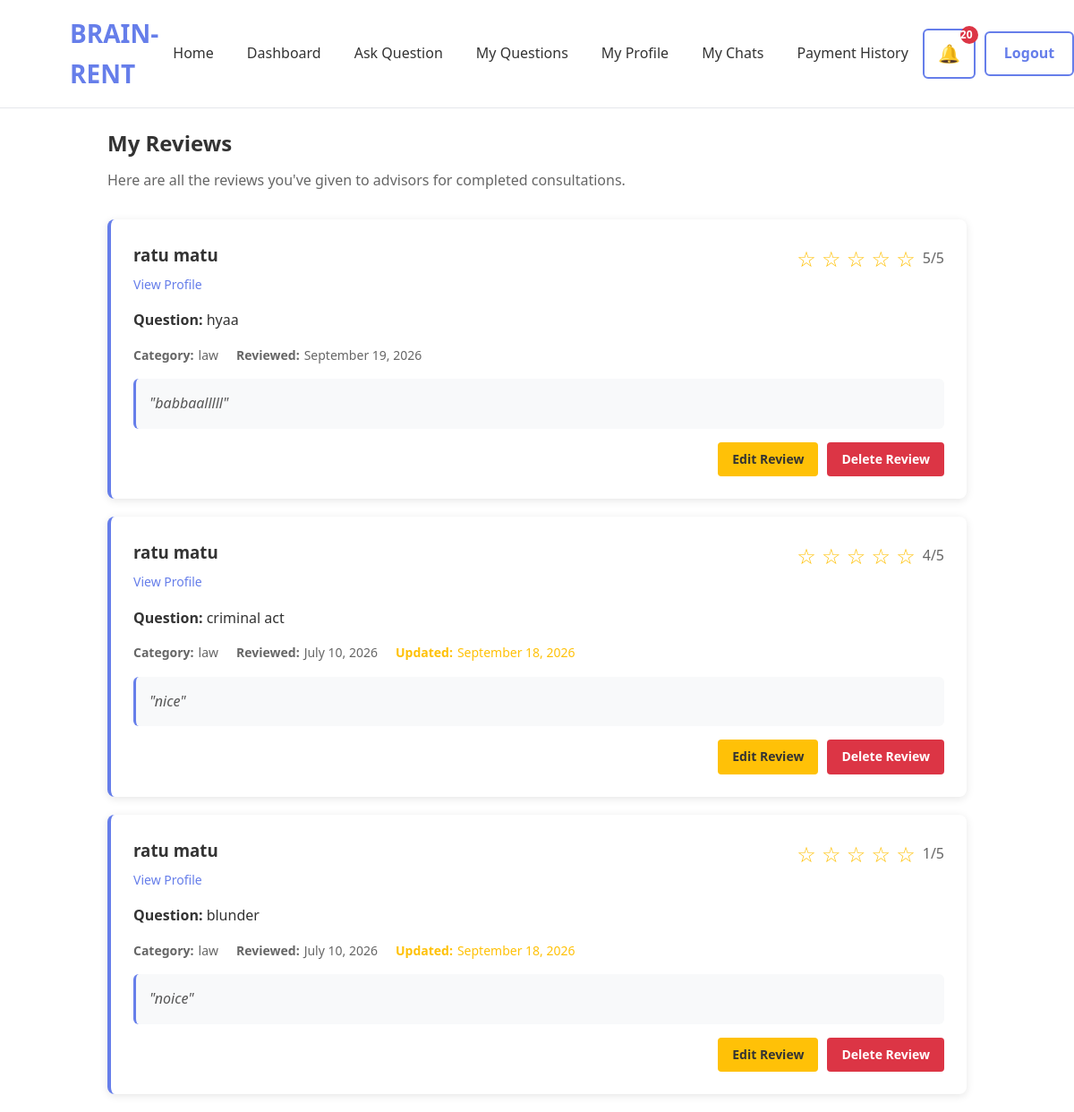
Page /my-reviews/ (signed in) on the committed database.
### review/models.py (models this page shows, shortened)
class Review(models.Model):
    question = models.OneToOneField(
        Question,
        on_delete=models.CASCADE,
        related_name="review",
    )
    advisor = models.ForeignKey(
        AdvisorProfile,
        on_delete=models.CASCADE,
        related_name="reviews",
    )
    questioner = models.ForeignKey(
        settings.AUTH_USER_MODEL,
        on_delete=models.CASCADE,
        related_name="reviews_given",
    )
    rating = models.PositiveSmallIntegerField()
    comment = models.TextField(
        blank=True
    )
    created_at = models.DateTimeField(
        auto_now_add=True
    )
    updated_at = models.DateTimeField(
        auto_now=True
    )

### advisor/models.py (models this page shows, shortened)
class AdvisorProfile(models.Model):
    STATUS_CHOICES = [
        ("pending", "Pending"),
        ("under_review", "Under Review"),
        ("approved", "Approved"),
        ("rejected", "Rejected"),
        ("suspended", "Suspended"),
    ]
    user = models.OneToOneField(
        settings.AUTH_USER_MODEL,
        on_delete=models.CASCADE
    )
    bio = models.TextField()
    expertise = models.ManyToManyField(
    "question.Category",
    related_name="advisors"
 )
    experience = models.PositiveIntegerField(
        help_text="Years of experience"
    )
    consultation_rate = models.DecimalField(
        max_digits=10,
        decimal_places=2,
        default=0.00,
        help_text="Consultation rate per session in NPR"
    )
    verification_status = models.CharField(
        max_length=20,
        choices=STATUS_CHOICES,
        default="pending"
    )

### accounts/models.py (models this page shows, shortened)
class CustomUser(AbstractUser):
    ROLE_CHOICES = [
        ("questioner", "Questioner"),
        ("advisor", "Advisor"),
    ]
    role = models.CharField(
    max_length=20,
    choices=ROLE_CHOICES,
    default="questioner"
 )
    phone_number = models.CharField(
        max_length=15,
        blank=True
    )
    profile_picture = models.ImageField(
        upload_to="profile_pictures/",
        blank=True,
        null=True
    )
    created_at = models.DateTimeField(
        auto_now_add=True
    )
    updated_at = models.DateTimeField(
        auto_now=True
    )

### question/models.py (models this page shows, shortened)
class Question(models.Model):
    STATUS_CHOICES = [
        ("pending", "Pending"),
        ("accepted", "Accepted"),
        ("completed", "Completed"),
        ("cancelled", "Cancelled"),
    ]
    questioner = models.ForeignKey(
        settings.AUTH_USER_MODEL,
        on_delete=models.CASCADE,
        related_name="questions"
    )
    category = models.ForeignKey(
        Category,
        on_delete=models.CASCADE,
        related_name="questions"
    )
    title = models.CharField(
        max_length=200
    )
    description = models.TextField()
    status = models.CharField(
        max_length=20,
        choices=STATUS_CHOICES,
        default="pending"
    )
    created_at = models.DateTimeField(
        auto_now_add=True
    )

class Category(models.Model):
    name = models.CharField(
        max_length=100,
        unique=True
    )
    description = models.TextField(
        blank=True
    )
    icon = models.ImageField(
        upload_to="category_icons/",
        blank=True,
        null=True
    )

### review/views.py (the view)
@login_required
def my_reviews(request):
    if request.user.role != "questioner":
        return HttpResponseForbidden("Access Denied")
    reviews = Review.objects.filter(
        questioner=request.user
    ).select_related(
        'advisor',
        'advisor__user',
        'question',
        'question__category'
    ).order_by('-created_at')
    return render(
        request,
        'review/my_reviews.html',
        {
            'reviews': reviews,
        }
    )

### templates/review/my_reviews.html (shortened to what this page needs)
{% extends "base.html" %}
{% block content %}
<section class="my-reviews-section">
    <h1>My Reviews</h1>
    <p class="reviews-intro">
        Here are all the reviews you've given to advisors for completed consultations.
    </p>
    {% if reviews %}
        <div class="reviews-list">
            {% for review in reviews %}
                <div class="review-card">
                    <div class="review-header">
                        <div class="advisor-info">
                            <h3>{{ review.advisor.user.get_full_name|default:review.advisor.user.username }}</h3>
                            <a href="{% url 'advisor_profile_view' review.advisor.id %}" class="view-profile-link">
                                View Profile
                            </a>
                        </div>
                        <div class="review-rating">
                            {% for i in "12345" %}
                                {% if i <= review.rating %}⭐{% else %}☆{% endif %}
                            {% endfor %}
                            <span class="rating-number">{{ review.rating }}/5</span>
                        </div>
                    </div>
                    <div class="review-question">
                        <strong>Question:</strong> {{ review.question.title }}
                    </div>
                    <div class="review-meta">
                        <span class="category">
                            <strong>Category:</strong> {{ review.question.category.name }}
                        </span>
                        <span class="date">
                            <strong>Reviewed:</strong> {{ review.created_at|date:"F d, Y" }}
                        </span>
                        {% if review.updated_at != review.created_at %}
                            <span class="updated">
                                <strong>Updated:</strong> {{ review.updated_at|date:"F d, Y" }}
                            </span>
                        {% endif %}
                    </div>
                    {% if review.comment %}
                        <div class="review-comment">
                            "{{ review.comment }}"
                        </div>
                    {% endif %}
                    <div class="review-actions">
                        <a href="{% url 'edit_review' review.id %}" class="btn btn-edit">
                            Edit Review
                        </a>
                        <a href="{% url 'delete_review' review.id %}" class="btn btn-delete">
                            Delete Review
                        </a>
                    </div>
                </div>
            {% endfor %}
        </div>
    {% endif %}
</section>
{% endblock %}

### static/css/base.css (style rules this page uses)
* { margin: 0; padding: 0; box-sizing: border-box; }
body { font-family: 'Segoe UI', Tahoma, Geneva, Verdana, sans-serif; background: white; color: #333; line-height: 1.6; }

### templates/review/my_reviews.html (style rules this page uses)
.my-reviews-section { max-width: 1000px; margin: 0 auto; padding: 20px; }
.my-reviews-section h1 { color: #333; margin-bottom: 10px; }
.reviews-intro { color: #666; margin-bottom: 30px; font-size: 16px; }
.reviews-list { display: flex; flex-direction: column; gap: 20px; }
.review-card { background: white; padding: 25px; border-radius: 8px; box-shadow: 0 2px 10px rgba(0, 0, 0, 0.1); border-left: 4px solid #667eea; transition: box-shadow 0.2s ease; }
.review-header { display: flex; justify-content: space-between; align-items: flex-start; margin-bottom: 15px; }
.advisor-info h3 { margin: 0 0 5px 0; color: #333; }
.view-profile-link { color: #667eea; text-decoration: none; font-size: 14px; }
.review-rating { font-size: 24px; color: #ffc107; display: flex; align-items: center; gap: 8px; }
.rating-number { font-size: 16px; color: #666; }
.review-question { margin-bottom: 15px; color: #333; font-size: 16px; }
.review-meta { display: flex; gap: 20px; color: #666; font-size: 14px; margin-bottom: 15px; flex-wrap: wrap; }
.review-meta span { display: flex; align-items: center; gap: 5px; }
.updated { color: #ffc107; }
.review-comment { background: #f8f9fa; padding: 15px; border-radius: 6px; border-left: 3px solid #667eea; margin-bottom: 15px; font-style: italic; color: #555; }
.review-actions { display: flex; gap: 10px; justify-content: flex-end; }
.btn { padding: 8px 16px; border: none; border-radius: 4px; font-size: 14px; font-weight: 600; cursor: pointer; text-decoration: none; display: inline-block; transition: all 0.2s ease; }
.btn-edit { background: #ffc107; color: #333; }
.btn-delete { background: #dc3545; color: white; }

### rows in the picture
Review: advisor.user.get_full_name "ratu matu", rating "5", question "hyaa", question.category.name "law", created_at "September 19, 2026", comment "babbaalllll"
Review: advisor.user.get_full_name "ratu matu", rating "4", question "criminal act", question.category.name "law", created_at "July 10, 2026", updated_at "September 18, 2026", comment "nice"
Review: advisor.user.get_full_name "ratu matu", rating "1", question "blunder", question.category.name "law", created_at "July 10, 2026", updated_at "September 18, 2026", comment "noice"
